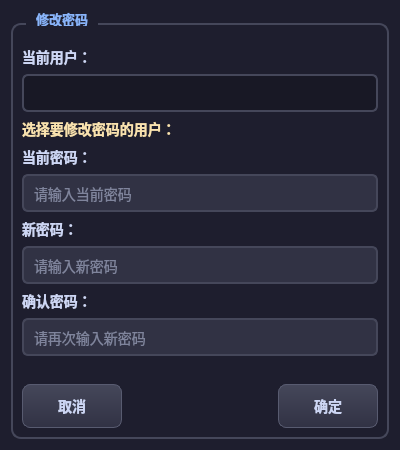
<?xml version="1.0" encoding="UTF-8"?>
<ui version="4.0">
 <class>ChangePasswordDialog</class>
 <widget class="QDialog" name="ChangePasswordDialog">
  <property name="geometry">
   <rect>
    <x>0</x>
    <y>0</y>
    <width>400</width>
    <height>450</height>
   </rect>
  </property>
  <property name="minimumSize">
   <size>
    <width>400</width>
    <height>450</height>
   </size>
  </property>
  <property name="maximumSize">
   <size>
    <width>400</width>
    <height>450</height>
   </size>
  </property>
  <property name="windowTitle">
   <string>修改密码</string>
  </property>
  <property name="styleSheet">
   <string notr="true">QDialog {
    background-color: #1e1e2e;
    color: #cdd6f4;
}

QGroupBox {
    color: #89b4fa;
    font-weight: bold;
    border: 2px solid #45475a;
    border-radius: 10px;
    margin-top: 12px;
    padding-top: 12px;
}

QGroupBox::title {
    subcontrol-origin: margin;
    left: 15px;
    padding: 0 8px;
}

QLabel {
    color: #cdd6f4;
    font-size: 14px;
}

QLineEdit {
    background-color: #313244;
    color: #cdd6f4;
    border: 2px solid #45475a;
    border-radius: 6px;
    padding: 8px;
    font-size: 14px;
}

QLineEdit:focus {
    border: 2px solid #89b4fa;
}

QPushButton {
    background-color: qlineargradient(x1:0, y1:0, x2:0, y2:1, stop:0 #45475a, stop:1 #313244);
    color: #cdd6f4;
    border: 1px solid #585b70;
    border-radius: 8px;
    padding: 10px 20px;
    font-weight: bold;
    font-size: 14px;
}

QPushButton:hover {
    background-color: qlineargradient(x1:0, y1:0, x2:0, y2:1, stop:0 #585b70, stop:1 #45475a);
    border: 1px solid #74c7ec;
}

QPushButton:pressed {
    background-color: #45475a;
}</string>
  </property>
  <layout class="QVBoxLayout" name="verticalLayout">
   <item>
    <widget class="QGroupBox" name="groupBox">
     <property name="font">
      <font>
       <pointsize>10</pointsize>
       <bold>true</bold>
      </font>
     </property>
     <property name="title">
      <string>修改密码</string>
     </property>
     <layout class="QVBoxLayout" name="verticalLayout_2">
      <item>
       <layout class="QVBoxLayout" name="verticalLayout_3">
        <item>
         <widget class="QLabel" name="label">
          <property name="font">
           <font>
            <pointsize>-1</pointsize>
            <bold>true</bold>
           </font>
          </property>
          <property name="text">
           <string>当前用户：</string>
          </property>
         </widget>
        </item>
        <item>
         <widget class="QLineEdit" name="currentUserEdit">
          <property name="styleSheet">
           <string notr="true">QLineEdit#currentUserEdit {
    background-color: #181825;
    color: #a6e3a1;
    font-weight: bold;
}</string>
          </property>
          <property name="readOnly">
           <bool>true</bool>
          </property>
         </widget>
        </item>
       </layout>
      </item>
      <item>
       <layout class="QVBoxLayout" name="verticalLayout_userSelect">
        <item>
         <widget class="QLabel" name="label_userSelect">
          <property name="font">
           <font>
            <pointsize>14</pointsize>
            <bold>true</bold>
           </font>
          </property>
          <property name="text">
           <string>选择要修改密码的用户：</string>
          </property>
          <property name="styleSheet">
           <string notr="true">QLabel#label_userSelect {
    color: #f9e2af;
}</string>
          </property>
         </widget>
        </item>
       </layout>
      </item>
      <item>
       <layout class="QVBoxLayout" name="verticalLayout_4">
        <item>
         <widget class="QLabel" name="label_2">
          <property name="font">
           <font>
            <pointsize>-1</pointsize>
            <bold>true</bold>
           </font>
          </property>
          <property name="text">
           <string>当前密码：</string>
          </property>
         </widget>
        </item>
        <item>
         <widget class="QLineEdit" name="oldPasswordEdit">
          <property name="echoMode">
           <enum>QLineEdit::EchoMode::Password</enum>
          </property>
          <property name="placeholderText">
           <string>请输入当前密码</string>
          </property>
         </widget>
        </item>
       </layout>
      </item>
      <item>
       <layout class="QVBoxLayout" name="verticalLayout_5">
        <item>
         <widget class="QLabel" name="label_3">
          <property name="font">
           <font>
            <pointsize>-1</pointsize>
            <bold>true</bold>
           </font>
          </property>
          <property name="text">
           <string>新密码：</string>
          </property>
         </widget>
        </item>
        <item>
         <widget class="QLineEdit" name="newPasswordEdit">
          <property name="echoMode">
           <enum>QLineEdit::EchoMode::Password</enum>
          </property>
          <property name="placeholderText">
           <string>请输入新密码</string>
          </property>
         </widget>
        </item>
       </layout>
      </item>
      <item>
       <layout class="QVBoxLayout" name="verticalLayout_6">
        <item>
         <widget class="QLabel" name="label_4">
          <property name="font">
           <font>
            <pointsize>-1</pointsize>
            <bold>true</bold>
           </font>
          </property>
          <property name="text">
           <string>确认密码：</string>
          </property>
         </widget>
        </item>
        <item>
         <widget class="QLineEdit" name="confirmPasswordEdit">
          <property name="echoMode">
           <enum>QLineEdit::EchoMode::Password</enum>
          </property>
          <property name="placeholderText">
           <string>请再次输入新密码</string>
          </property>
         </widget>
        </item>
       </layout>
      </item>
      <item>
       <spacer name="verticalSpacer">
        <property name="orientation">
         <enum>Qt::Orientation::Vertical</enum>
        </property>
        <property name="sizeHint" stdset="0">
         <size>
          <width>20</width>
          <height>10</height>
         </size>
        </property>
       </spacer>
      </item>
      <item>
       <layout class="QHBoxLayout" name="horizontalLayout">
        <item>
         <widget class="QPushButton" name="cancelBtn">
          <property name="minimumSize">
           <size>
            <width>100</width>
            <height>0</height>
           </size>
          </property>
          <property name="font">
           <font>
            <pointsize>-1</pointsize>
            <bold>true</bold>
           </font>
          </property>
          <property name="text">
           <string>取消</string>
          </property>
         </widget>
        </item>
        <item>
         <spacer name="horizontalSpacer">
          <property name="orientation">
           <enum>Qt::Orientation::Horizontal</enum>
          </property>
          <property name="sizeHint" stdset="0">
           <size>
            <width>40</width>
            <height>20</height>
           </size>
          </property>
         </spacer>
        </item>
        <item>
         <widget class="QPushButton" name="confirmBtn">
          <property name="minimumSize">
           <size>
            <width>100</width>
            <height>0</height>
           </size>
          </property>
          <property name="font">
           <font>
            <pointsize>-1</pointsize>
            <bold>true</bold>
           </font>
          </property>
          <property name="text">
           <string>确定</string>
          </property>
          <property name="default">
           <bool>true</bool>
          </property>
         </widget>
        </item>
       </layout>
      </item>
     </layout>
    </widget>
   </item>
  </layout>
 </widget>
 <resources/>
 <connections/>
</ui>
